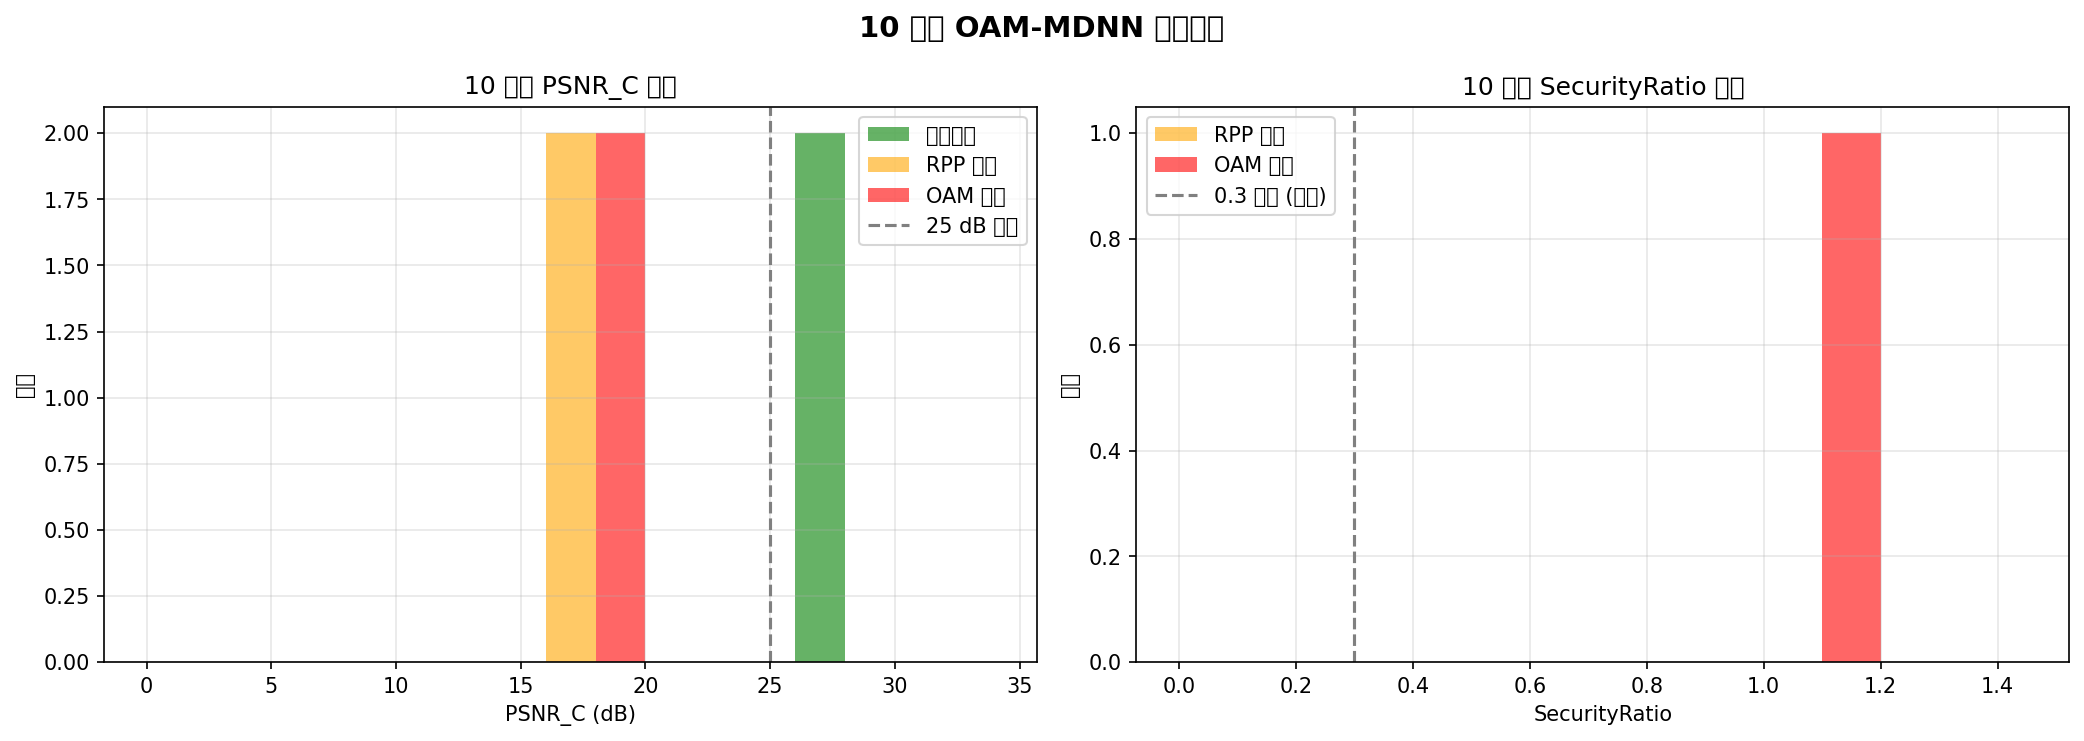

Write the Python code that produced this figure.
# -*- coding: utf-8 -*-
"""
10 通道 OAM-MDNN SecurityRatio 测试
====================================
对训练好的模型做两类攻击测试:
  1. RPP 攻击: 正确 OAM + 错误 RPP
  2. OAM 攻击: 错误 OAM + 正确 RPP

对每个测试样本:
  - 算合法解密的 PSNR_C (主信道)
  - 算攻击后解密的 PSNR_C
  - SecurityRatio = PSNR_攻击 / PSNR_合法 (越低越好)

指标:
  - 平均 PSNR_C (合法) — 应 > 30 dB
  - 平均 PSNR_C (RPP 攻击) — 应 < 10 dB
  - 平均 PSNR_C (OAM 攻击) — 应 < 10 dB
  - SecurityRatio_RPP — 应 < 0.3
  - SecurityRatio_OAM — 应 < 0.3
"""

import os
import sys
import argparse
import torch
import numpy as np
import matplotlib.pyplot as plt
from torch.utils.data import Subset, DataLoader
import torchvision

sys.path.insert(0, os.path.dirname(os.path.abspath(__file__)))
from oam_crypt_d2nn import (
    CONFIG, OAM_Crypt_D2NN, encrypt_batch, build_target_grid,
    generate_rpp, calculate_center_psnr, security_ratio,
)


def load_model(checkpoint_path, device):
    """加载训练好的 model"""
    rpp = generate_rpp(CONFIG["size"], device, generator=torch.Generator(device).manual_seed(0))
    model = OAM_Crypt_D2NN(
        size=CONFIG["size"], num_layers=CONFIG["num_layers"],
        wavelength=CONFIG["wavelength"], pixel_size=CONFIG["pixel_size"],
        z_layer=CONFIG["z_layer"], z0=CONFIG["z0"], rpp=rpp,
        oam_keys=CONFIG["l_auth"], z_list=CONFIG["z_list"],
        obj_encoding=CONFIG["obj_encoding"],
        theta_max=CONFIG["theta_max_deg"] * np.pi / 180,
        slm_aware=CONFIG["slm_aware"],
    ).to(device)

    ckpt = torch.load(checkpoint_path, map_location=device, weights_only=False)
    if "model_state_dict" in ckpt:
        model.load_state_dict(ckpt["model_state_dict"])
    else:
        model.load_state_dict(ckpt)
    model.eval()
    return model, rpp


def run_attack_test(model, rpp_system, test_loader, device):
    """
    对测试集做攻击测试
    Returns:
        results: dict of lists
    """
    num_channels = len(CONFIG["l_auth"])
    theta_max_rad = CONFIG["theta_max_deg"] * np.pi / 180

    psnr_auth_list = []
    psnr_rpp_list = []
    psnr_oam_list = []
    sr_rpp_list = []
    sr_oam_list = []

    # 错误 OAM 密钥(全部 10 个)
    l_wrong_full = CONFIG["l_wrong"][:num_channels]

    with torch.no_grad():
        for batch in test_loader:
            batch = batch.to(device)
            tgt = build_target_grid(batch, device, size=CONFIG["size"])

            # 1. 合法解密
            c_auth = encrypt_batch(
                batch, CONFIG["l_auth"], rpp_system,
                CONFIG["z0"], CONFIG["wavelength"], CONFIG["pixel_size"], device,
                size=CONFIG["size"], z_list=CONFIG["z_list"],
                obj_encoding=CONFIG["obj_encoding"], theta_max=theta_max_rad
            )
            p_auth = model(c_auth)

            # 2. RPP 攻击
            rpp_wrong = generate_rpp(CONFIG["size"], device)
            c_rpp = encrypt_batch(
                batch, CONFIG["l_auth"], rpp_wrong,
                CONFIG["z0"], CONFIG["wavelength"], CONFIG["pixel_size"], device,
                size=CONFIG["size"], z_list=CONFIG["z_list"],
                obj_encoding=CONFIG["obj_encoding"], theta_max=theta_max_rad
            )
            p_rpp = model(c_rpp)

            # 3. OAM 攻击
            c_oam = encrypt_batch(
                batch, l_wrong_full, rpp_system,
                CONFIG["z0"], CONFIG["wavelength"], CONFIG["pixel_size"], device,
                size=CONFIG["size"], z_list=CONFIG["z_list"],
                obj_encoding=CONFIG["obj_encoding"], theta_max=theta_max_rad
            )
            p_oam = model(c_oam)

            # 4. 算指标
            psnr_auth = calculate_center_psnr(p_auth, tgt).item()
            psnr_rpp = calculate_center_psnr(p_rpp, tgt).item()
            psnr_oam = calculate_center_psnr(p_oam, tgt).item()
            sr_rpp = security_ratio(p_auth, p_rpp).item()
            sr_oam = security_ratio(p_auth, p_oam).item()

            psnr_auth_list.append(psnr_auth)
            psnr_rpp_list.append(psnr_rpp)
            psnr_oam_list.append(psnr_oam)
            sr_rpp_list.append(sr_rpp)
            sr_oam_list.append(sr_oam)

    return {
        "psnr_auth": psnr_auth_list,
        "psnr_rpp": psnr_rpp_list,
        "psnr_oam": psnr_oam_list,
        "sr_rpp": sr_rpp_list,
        "sr_oam": sr_oam_list,
    }


def print_report(results):
    """打印 SecurityRatio 测试报告"""
    print("\n" + "=" * 70)
    print("10 通道 OAM-MDNN SecurityRatio 测试报告")
    print("=" * 70)
    print(f"  测试样本数: {len(results['psnr_auth'])}")
    print("-" * 70)
    print(f"  平均 PSNR_C (合法解密):       {np.mean(results['psnr_auth']):.2f} dB")
    print(f"  平均 PSNR_C (RPP 攻击):       {np.mean(results['psnr_rpp']):.2f} dB")
    print(f"  平均 PSNR_C (OAM 攻击):       {np.mean(results['psnr_oam']):.2f} dB")
    print("-" * 70)
    print(f"  平均 SecurityRatio (RPP 攻击): {np.mean(results['sr_rpp']):.4f}  (目标 < 0.3)")
    print(f"  平均 SecurityRatio (OAM 攻击): {np.mean(results['sr_oam']):.4f}  (目标 < 0.3)")
    print("-" * 70)

    # 评估
    sr_rpp_mean = np.mean(results['sr_rpp'])
    sr_oam_mean = np.mean(results['sr_oam'])
    psnr_auth_mean = np.mean(results['psnr_auth'])
    if psnr_auth_mean < 25:
        print("  ⚠ 警告: 合法 PSNR_C < 25 dB, 模型训练质量不足")
    if sr_rpp_mean >= 0.3:
        print(f"  ⚠ 警告: RPP 攻击 SecurityRatio {sr_rpp_mean:.3f} >= 0.3 (未达安全目标)")
    else:
        print(f"  ✓ RPP 攻击 SecurityRatio {sr_rpp_mean:.3f} < 0.3 (通过)")
    if sr_oam_mean >= 0.3:
        print(f"  ⚠ 警告: OAM 攻击 SecurityRatio {sr_oam_mean:.3f} >= 0.3 (未达安全目标)")
    else:
        print(f"  ✓ OAM 攻击 SecurityRatio {sr_oam_mean:.3f} < 0.3 (通过)")
    print("=" * 70)


def plot_security(results, save_path="security_ratio_10ch.png"):
    """画 PSNR + SecurityRatio 分布图"""
    fig, axes = plt.subplots(1, 2, figsize=(14, 5))

    # (1) PSNR_C 分布
    ax = axes[0]
    bins = np.arange(0, 35, 2)
    ax.hist(results['psnr_auth'], bins=bins, alpha=0.6, label='合法解密', color='green')
    ax.hist(results['psnr_rpp'], bins=bins, alpha=0.6, label='RPP 攻击', color='orange')
    ax.hist(results['psnr_oam'], bins=bins, alpha=0.6, label='OAM 攻击', color='red')
    ax.axvline(25, color='gray', linestyle='--', label='25 dB 阈值')
    ax.set_xlabel("PSNR_C (dB)")
    ax.set_ylabel("频次")
    ax.set_title("10 通道 PSNR_C 分布")
    ax.legend()
    ax.grid(True, alpha=0.3)

    # (2) SecurityRatio 分布
    ax = axes[1]
    bins = np.arange(0, 1.5, 0.05)
    ax.hist(results['sr_rpp'], bins=bins, alpha=0.6, label='RPP 攻击', color='orange')
    ax.hist(results['sr_oam'], bins=bins, alpha=0.6, label='OAM 攻击', color='red')
    ax.axvline(0.3, color='gray', linestyle='--', label='0.3 阈值 (目标)')
    ax.set_xlabel("SecurityRatio")
    ax.set_ylabel("频次")
    ax.set_title("10 通道 SecurityRatio 分布")
    ax.legend()
    ax.grid(True, alpha=0.3)

    plt.suptitle("10 通道 OAM-MDNN 安全测试", fontsize=14, weight='bold')
    plt.tight_layout()
    plt.savefig(save_path, dpi=150, bbox_inches='tight')
    plt.close()
    print(f"\n安全测试图已保存: {save_path}")


def main():
    parser = argparse.ArgumentParser()
    parser.add_argument("--checkpoint", type=str, default="oam_crypt_dnn_epoch_5.pth",
                        help="checkpoint 路径 (默认: oam_crypt_dnn_epoch_5.pth)")
    parser.add_argument("--n_test", type=int, default=40, help="测试样本数")
    parser.add_argument("--out", type=str, default="security_ratio_10ch.png", help="输出图路径")
    args = parser.parse_args()

    device = CONFIG["device"]

    # 1. 准备测试数据
    transform = torchvision.transforms.Compose([torchvision.transforms.ToTensor()])
    full_test = torchvision.datasets.MNIST(
        root='./data', train=False, download=True, transform=transform
    )
    subset = Subset(full_test, range(args.n_test))
    num_channels = len(CONFIG["l_auth"])
    img_size = CONFIG["size"] // 5
    from oam_crypt_d2nn import MNISTQuadDataset
    test_dataset = MNISTQuadDataset(subset, img_size=img_size, num_channels=num_channels)
    test_loader = DataLoader(test_dataset, batch_size=1, shuffle=False, num_workers=0)

    # 2. 加载模型
    print(f"[1/3] 加载 checkpoint: {args.checkpoint}")
    if not os.path.exists(args.checkpoint):
        # 自动选最新的
        import glob
        ckpts = glob.glob("oam_crypt_dnn_epoch_*.pth")
        if not ckpts:
            print(f"  ✗ 找不到任何 checkpoint")
            return
        args.checkpoint = max(ckpts, key=os.path.getmtime)
        print(f"  自动选择最新: {args.checkpoint}")
    model, rpp_system = load_model(args.checkpoint, device)
    print(f"  ✓ 模型已加载")

    # 3. 攻击测试
    print(f"\n[2/3] 攻击测试 (n={args.n_test})...")
    results = run_attack_test(model, rpp_system, test_loader, device)

    # 4. 报告
    print_report(results)
    plot_security(results, save_path=args.out)

    # 5. 保存原始数据
    np.savez("security_ratio_10ch_data.npz", **results)
    print(f"\n原始数据已保存: security_ratio_10ch_data.npz")


if __name__ == "__main__":
    main()
